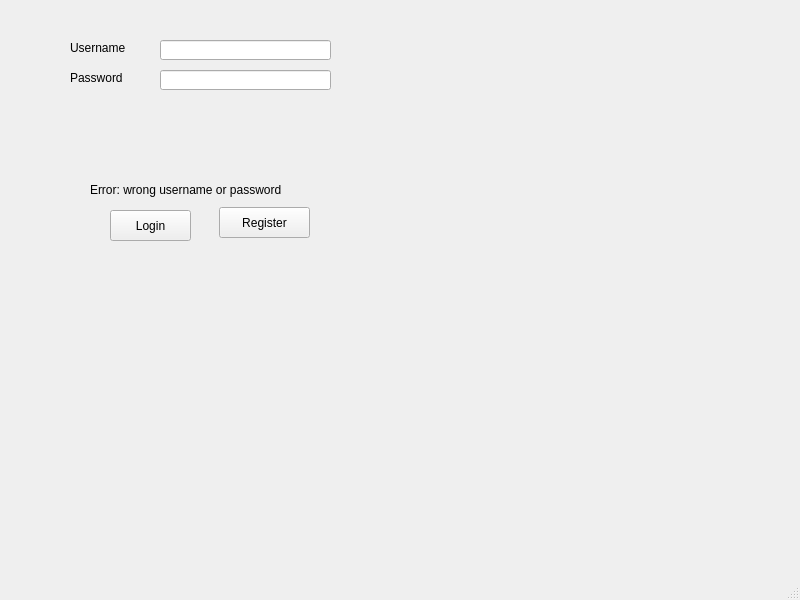
<?xml version="1.0" encoding="UTF-8"?>
<ui version="4.0">
 <class>LoginWindow</class>
 <widget class="QMainWindow" name="LoginWindow">
  <property name="geometry">
   <rect>
    <x>0</x>
    <y>0</y>
    <width>800</width>
    <height>600</height>
   </rect>
  </property>
  <property name="windowTitle">
   <string>LoginWindow</string>
  </property>
  <widget class="QWidget" name="centralwidget">
   <widget class="QLabel" name="labelUsername">
    <property name="geometry">
     <rect>
      <x>70</x>
      <y>40</y>
      <width>121</width>
      <height>16</height>
     </rect>
    </property>
    <property name="text">
     <string>Username</string>
    </property>
   </widget>
   <widget class="QLabel" name="labelPassword">
    <property name="geometry">
     <rect>
      <x>70</x>
      <y>70</y>
      <width>121</width>
      <height>16</height>
     </rect>
    </property>
    <property name="text">
     <string>Password</string>
    </property>
   </widget>
   <widget class="QLineEdit" name="lineEditUsername">
    <property name="geometry">
     <rect>
      <x>160</x>
      <y>40</y>
      <width>171</width>
      <height>20</height>
     </rect>
    </property>
    <property name="text">
     <string/>
    </property>
   </widget>
   <widget class="QLineEdit" name="lineEditPassword">
    <property name="geometry">
     <rect>
      <x>160</x>
      <y>70</y>
      <width>171</width>
      <height>20</height>
     </rect>
    </property>
    <property name="echoMode">
     <enum>QLineEdit::Password</enum>
    </property>
   </widget>
   <widget class="QPushButton" name="loginButton">
    <property name="geometry">
     <rect>
      <x>110</x>
      <y>210</y>
      <width>81</width>
      <height>31</height>
     </rect>
    </property>
    <property name="text">
     <string>Login</string>
    </property>
   </widget>
   <widget class="QPushButton" name="registerButton">
    <property name="geometry">
     <rect>
      <x>219</x>
      <y>207</y>
      <width>91</width>
      <height>31</height>
     </rect>
    </property>
    <property name="text">
     <string>Register</string>
    </property>
   </widget>
   <widget class="QLabel" name="errorLabel">
    <property name="geometry">
     <rect>
      <x>90</x>
      <y>180</y>
      <width>281</width>
      <height>20</height>
     </rect>
    </property>
    <property name="text">
     <string>Error: wrong username or password</string>
    </property>
   </widget>
  </widget>
  <widget class="QMenuBar" name="menubar">
   <property name="geometry">
    <rect>
     <x>0</x>
     <y>0</y>
     <width>800</width>
     <height>17</height>
    </rect>
   </property>
  </widget>
  <widget class="QStatusBar" name="statusbar"/>
 </widget>
 <resources/>
 <connections/>
</ui>
